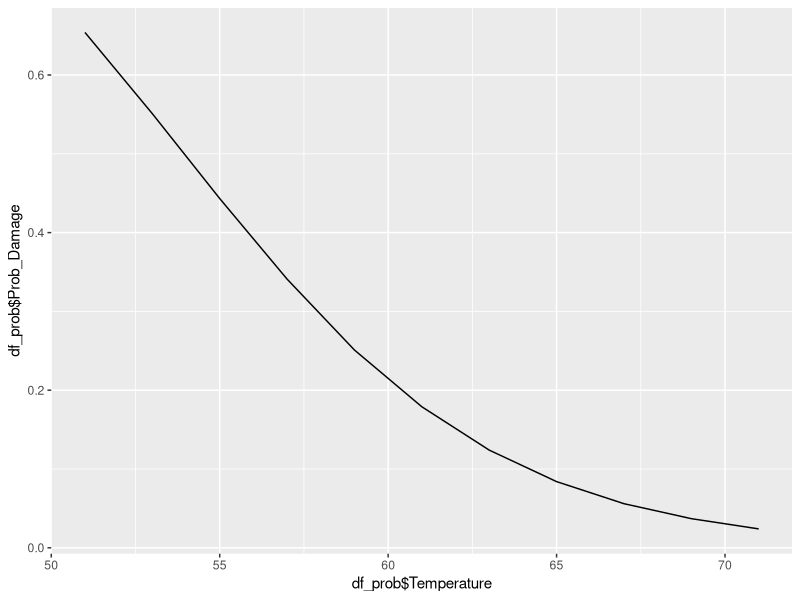

Write the R code that produced this figure.
## ---- chunk 1
eth <- 0
sex <- 1
lrn <- 1
actualDayMissed <- 2

absDaysPred <- 18.93 - 9.11 * eth + 3.1 * sex + 2.15 * lrn
absDaysPred

residual <- actualDayMissed - absDaysPred
residual
## ---- chunk 2
n <- 146
k <- 3
varRes <- 240.57
varOut <- 264.17

r2 <- 1- (varRes/ varOut)
r2
adjustedr2 <- 1- (1 - r2) * ((n-1) / (n-k-1))
adjustedr2
## ---- chunk 3
temp <- 51
p <- exp(11.6630-(0.2162 * temp)) / (1+exp(11.6630- (0.2162 * temp)))
p

temp1<- 53
p2 <- exp(11.6630-(0.2162 * temp1)) / (1+exp(11.6630- (0.2162 * temp1)))
p2

temp2 <- 55
p3 <-exp(11.6630-(0.2162 * temp2)) / (1+exp(11.6630- (0.2162 * temp2)))
p3
## ---- chunk 4
library(ggplot2)
temps <- seq(51, 71, by=2)
probs <- c(p, p2, p3, 0.341, 0.251, 0.179, 0.124, 0.084, 0.056, 0.037, 0.024)
df_prob <- data.frame(Temperature = temps, Prob_Damage = probs)
g1 <- ggplot(df_prob) + geom_line(aes(x=df_prob$Temperature, y=df_prob$Prob_Damage))
g1
